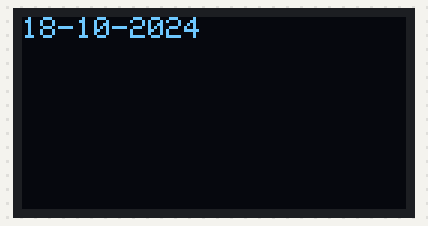
Recording of a sketch running on a simulated Arduino Uno, built with avr-gcc and run on an emulated ATmega328P. On the bench: 128×64 one-colour display.

Above: at 0.1 s.
At 2.1 s:
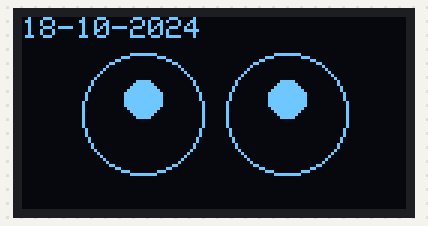
At 7.2 s:
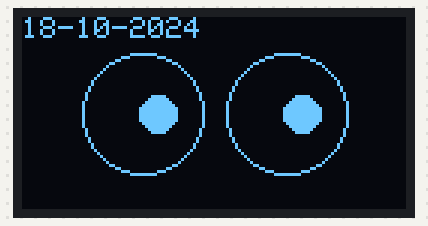
At 12.2 s:
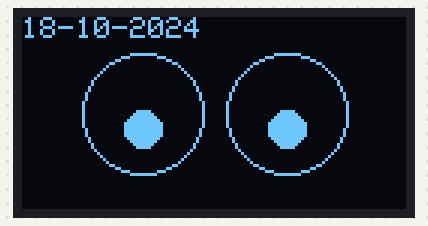
At 17.2 s:
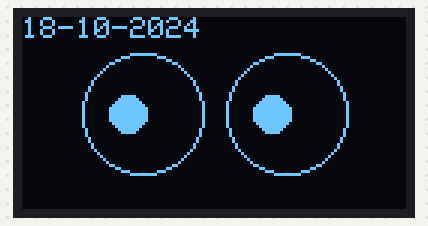

Measured:
- by itself, everything shown: repeats every 20.1 s, in 4 steps
- what the display in image 1 shows lasts 5.0 s, from 2.1 s to 7.1 s

The sketch:

sketch_oct18a.ino
```cpp
#include <Wire.h>
#include <Adafruit_GFX.h>
#include <Adafruit_SSD1306.h>

// Definimos el ancho y alto de la pantalla OLED
#define SCREEN_WIDTH 128
#define SCREEN_HEIGHT 64

// Declaramos la dirección I2C de la pantalla (usualmente 0x3C)
#define OLED_I2C_ADDRESS 0x3C

// Creamos una instancia de la pantalla OLED
Adafruit_SSD1306 display(SCREEN_WIDTH, SCREEN_HEIGHT, &Wire, -1);

// Coordenadas del centro de los ojos
const int ojoIzqX = 40;
const int ojoIzqY = 32;
const int ojoDerX = 88;
const int ojoDerY = 32;
const int radioOjo = 20;
const int radioPupila = 6;

// Estructura para almacenar posiciones de la pupila
struct PosicionPupila {
  int x;
  int y;
};

// Array de posiciones para las pupilas (arriba, derecha, abajo, izquierda)
PosicionPupila posiciones[] = {
  {0, -5},  // Arriba
  {5, 0},   // Derecha
  {0, 5},   // Abajo
  {-5, 0}   // Izquierda
};
const int totalPosiciones = 4;
int indicePosicion = 0;

void setup() {
  // Iniciar comunicación serial para depuración (opcional)
  Serial.begin(9600);

  // Iniciar la pantalla OLED
  if (!display.begin(SSD1306_SWITCHCAPVCC, OLED_I2C_ADDRESS)) {
    Serial.println(F("No se encuentra la pantalla OLED"));
    while (1); // Detener el programa si no se encuentra la pantalla
  }

  // Limpiar el buffer de la pantalla
  display.clearDisplay();

  // Configurar texto (opcional)
  display.setTextColor(SSD1306_WHITE);
  display.setTextSize(1);
  display.setCursor(0, 0);
  display.println("18-10-2024");
  display.display();
  delay(2000); // Esperar 2 segundos antes de comenzar la animación
}

void dibujarOjos(int pupilaOffsetX, int pupilaOffsetY) {
  // Limpiar la pantalla
  display.clearDisplay();

  // Dibuja el texto
  display.setCursor(0, 0);
  display.println("18-10-2024");

  // Dibujar los ojos
  // Ojo Izquierdo
  display.drawCircle(ojoIzqX, ojoIzqY, radioOjo, SSD1306_WHITE);
  // Ojo Derecho
  display.drawCircle(ojoDerX, ojoDerY, radioOjo, SSD1306_WHITE);

  // Dibujar las pupilas con desplazamiento
  // Pupila Izquierda
  display.fillCircle(ojoIzqX + pupilaOffsetX, ojoIzqY + pupilaOffsetY, radioPupila, SSD1306_WHITE);
  // Pupila Derecha
  display.fillCircle(ojoDerX + pupilaOffsetX, ojoDerY + pupilaOffsetY, radioPupila, SSD1306_WHITE);

  // Actualizar la pantalla
  display.display();
}

void loop() {
  // Obtener la posición actual de la pupila
  int offsetX = posiciones[indicePosicion].x;
  int offsetY = posiciones[indicePosicion].y;

  // Dibujar los ojos con la posición actual de la pupila
  dibujarOjos(offsetX, offsetY);

  // Incrementar el índice de posición
  indicePosicion++;
  if (indicePosicion >= totalPosiciones) {
    indicePosicion = 0; // Reiniciar el índice si supera el total de posiciones
  }

  // Esperar 2 segundos antes de cambiar la posición
  delay(5000);
}
```
